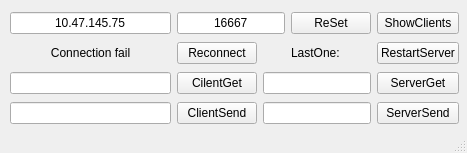
<?xml version="1.0" encoding="UTF-8"?>
<ui version="4.0">
 <class>MainWindow</class>
 <widget class="QMainWindow" name="MainWindow">
  <property name="geometry">
   <rect>
    <x>0</x>
    <y>0</y>
    <width>467</width>
    <height>153</height>
   </rect>
  </property>
  <property name="windowTitle">
   <string>MainWindow</string>
  </property>
  <widget class="QWidget" name="centralwidget">
   <widget class="QWidget" name="layoutWidget">
    <property name="geometry">
     <rect>
      <x>10</x>
      <y>10</y>
      <width>449</width>
      <height>116</height>
     </rect>
    </property>
    <layout class="QGridLayout" name="gridLayout">
     <item row="2" column="0">
      <widget class="QLineEdit" name="clientGetEdit"/>
     </item>
     <item row="1" column="4">
      <widget class="QPushButton" name="reStartButton">
       <property name="text">
        <string>RestartServer</string>
       </property>
      </widget>
     </item>
     <item row="2" column="4">
      <widget class="QPushButton" name="getButton_2">
       <property name="text">
        <string>ServerGet</string>
       </property>
      </widget>
     </item>
     <item row="0" column="4">
      <widget class="QPushButton" name="showClientButton">
       <property name="text">
        <string>ShowClients</string>
       </property>
      </widget>
     </item>
     <item row="3" column="0">
      <widget class="QLineEdit" name="clientSendEdit"/>
     </item>
     <item row="0" column="0">
      <widget class="QLineEdit" name="IPEdit">
       <property name="text">
        <string>10.47.145.75</string>
       </property>
       <property name="alignment">
        <set>Qt::AlignCenter</set>
       </property>
      </widget>
     </item>
     <item row="2" column="1">
      <widget class="QPushButton" name="getButton_1">
       <property name="text">
        <string>CilentGet</string>
       </property>
      </widget>
     </item>
     <item row="2" column="2" colspan="2">
      <widget class="QLineEdit" name="serverGetEdit"/>
     </item>
     <item row="3" column="1">
      <widget class="QPushButton" name="clientSendButton">
       <property name="text">
        <string>ClientSend</string>
       </property>
      </widget>
     </item>
     <item row="0" column="1" colspan="2">
      <widget class="QLineEdit" name="PORTEdit">
       <property name="text">
        <string>16667</string>
       </property>
       <property name="alignment">
        <set>Qt::AlignCenter</set>
       </property>
      </widget>
     </item>
     <item row="1" column="1">
      <widget class="QPushButton" name="reConnectButton">
       <property name="text">
        <string>Reconnect</string>
       </property>
      </widget>
     </item>
     <item row="3" column="4">
      <widget class="QPushButton" name="serverSendButton">
       <property name="text">
        <string>ServerSend</string>
       </property>
      </widget>
     </item>
     <item row="0" column="3">
      <widget class="QPushButton" name="reSetButton">
       <property name="text">
        <string>ReSet</string>
       </property>
      </widget>
     </item>
     <item row="1" column="0">
      <widget class="QLabel" name="connectLabel">
       <property name="text">
        <string>Connection fail</string>
       </property>
       <property name="alignment">
        <set>Qt::AlignCenter</set>
       </property>
      </widget>
     </item>
     <item row="3" column="2" colspan="2">
      <widget class="QLineEdit" name="serverSendEdit"/>
     </item>
     <item row="1" column="2" colspan="2">
      <widget class="QLabel" name="lastOneLabel">
       <property name="text">
        <string>LastOne: </string>
       </property>
       <property name="alignment">
        <set>Qt::AlignCenter</set>
       </property>
      </widget>
     </item>
    </layout>
   </widget>
  </widget>
  <widget class="QStatusBar" name="statusbar"/>
 </widget>
 <resources/>
 <connections/>
</ui>
